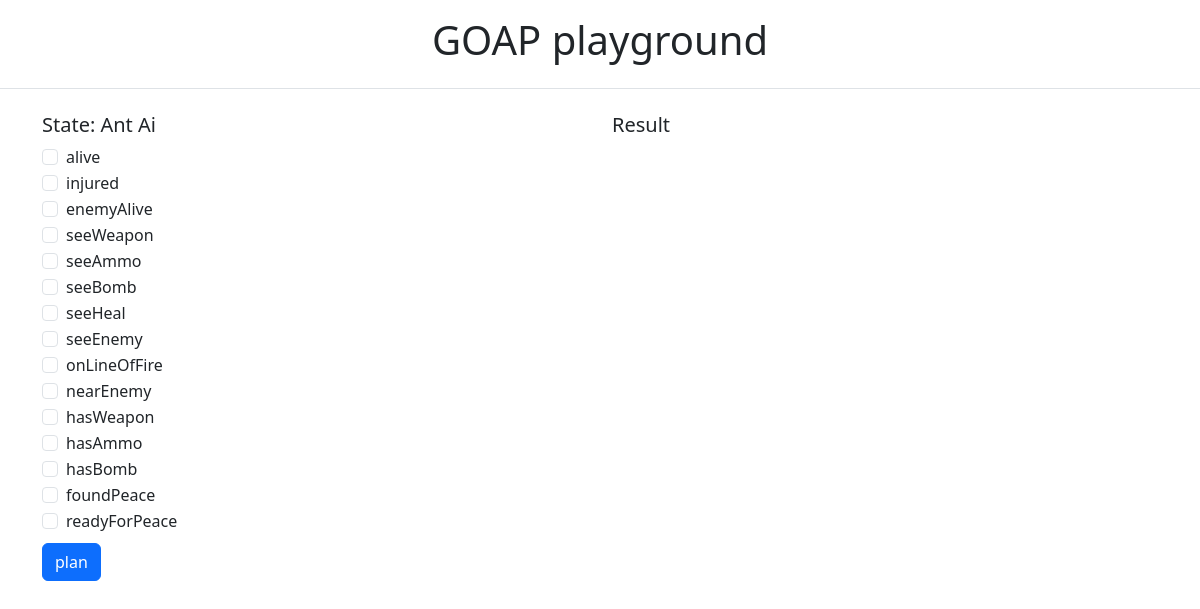
The page /goap/4/playground on the database its author committed.
### goap/models.py (models this page shows, shortened)
class PlanDomain(models.Model):
    description = models.CharField(max_length=200)

class Variable(models.Model):
    plan_domain = models.ForeignKey(PlanDomain, on_delete=models.CASCADE)
    name = models.CharField(max_length=50)

### goap/views.py (the view, shortened to what this page needs)
# urls.py: path('<id>/playground', views.playground, name='playground')
def playground(request, id=0):
    plan = get_plan_config(id)
    template = loader.get_template("goap/index.html")
    context = {
        "id": id,
        "plan": plan
    }
    if request.method == "GET":
        context['result'] = []
        return HttpResponse(template.render(context, request))

### goap/view_helpers.py (called while the page is built)
def get_goal_state(id):
    states = GoalState.objects.all().filter(goal=id)
    d = {}
    for s in states:
        d[s.variable.name] = s.value
    return d

def make_goals_list(goals):
    return list(
        map(lambda g: {
            'name': g.name,
            'state': get_goal_state(g.id)
        }, goals
        )
    )

def get_action_state(id, dir):
    states = ActionState.objects.all().filter(action_id=id, option=dir)
    d = {}
    for s in states:
        d[s.variable.name] = s.value
    return d

def make_action_list(actions):
    d = {}
    for a in actions:
        d[a.name] = {
            'cost': a.cost,
            'pre_state': get_action_state(a.id, ActionState.PRECONDITIONS),
            'post_state': get_action_state(a.id, ActionState.POSTCONDITION),
        }
    return d

def variables_to_world_state(variables):
    d = {}
    for v in variables:
        d[v['name']] = False
    return d

def get_plan_config(id=0):
    plan = PlanDomain.objects.get(pk=id)
    variables = plan.variable_set.values('name')
    goalList = make_goals_list(plan.goal_set.all())
    actionList = make_action_list(plan.action_set.all())
    return {
        'description': plan.description,
        'world_state': variables_to_world_state(variables),
        'goals': goalList,
        'actions': actionList
    }

### goap/templates/goap/index.html (shortened to what this page needs)
<!doctype html>
<html lang="en">
  <head>
    <link href="https://cdn.jsdelivr.net/npm/bootstrap@5.3.0-alpha3/dist/css/bootstrap.min.css" rel="stylesheet">
  </head>
  <body>
        <header class="py-3 mb-4 border-bottom text-center">
	    <h1>GOAP playground</h1>
	</header>
	<div class="container mt-2">
		<div class="row align-items-start">
		    <div class="col">
			    <form action="{% url 'playground' id %}"  method="post">
			<fieldset>
			<h1 class="lead">State: {{ plan.description }}</h1>
				{% if plan.world_state %}
				    {% for key, value in plan.world_state.items %}
					<div class="form-check">
						<input class="form-check-input" name="{{ key }}" type="checkbox"
							id="{{key}}"
						>
						<label class="form-check-label" for="{{key}}">
						{{key}}
						</label>
					</div>
				    {% endfor %}
				{% else %}
				    <p>No variables defined</p>
				{% endif %}
			</fieldset>
			<input type="submit" value="plan" class="btn btn-primary mt-2">
			</form>
		    </div>
		    <div class="col">
			<h1 class="lead">Result</h1>
		    </div>
		</div>
	</div>
  </body>
</html>

### rows shown on the page
PlanDomain: description "Ant Ai"
Variable: name "injured"
Variable: name "enemyAlive"
Variable: name "seeWeapon"
Variable: name "seeAmmo"
Variable: name "seeHeal"
Variable: name "seeEnemy"
Variable: name "onLineOfFire"
Variable: name "hasWeapon"
Variable: name "hasAmmo"
Variable: name "hasBomb"
Variable: name "foundPeace"
Variable: name "readyForPeace"

### other values the page prints
{{ key }} "alive" "seeBomb" "nearEnemy"
